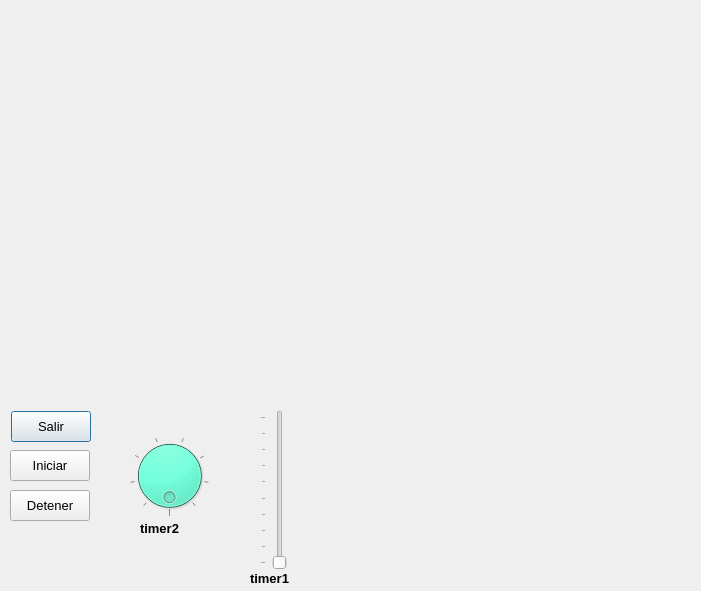
<?xml version="1.0" encoding="UTF-8"?>
<ui version="4.0">
 <class>Dialog</class>
 <widget class="QDialog" name="Dialog">
  <property name="geometry">
   <rect>
    <x>0</x>
    <y>0</y>
    <width>701</width>
    <height>591</height>
   </rect>
  </property>
  <property name="windowTitle">
   <string>app Animación</string>
  </property>
  <widget class="QWidget" name="widget" native="true">
   <property name="geometry">
    <rect>
     <x>0</x>
     <y>0</y>
     <width>700</width>
     <height>394</height>
    </rect>
   </property>
   <property name="styleSheet">
    <string notr="true">background-image: url(:/imgs/fondoAni.jpg);</string>
   </property>
   <widget class="QLabel" name="label">
    <property name="geometry">
     <rect>
      <x>330</x>
      <y>250</y>
      <width>75</width>
      <height>81</height>
     </rect>
    </property>
    <property name="styleSheet">
     <string notr="true">background-image: url(:/imgs/GokuyGohanReves.png);</string>
    </property>
    <property name="text">
     <string/>
    </property>
   </widget>
  </widget>
  <widget class="QDial" name="dial">
   <property name="geometry">
    <rect>
     <x>129</x>
     <y>420</y>
     <width>81</width>
     <height>111</height>
    </rect>
   </property>
   <property name="styleSheet">
    <string notr="true">color: rgb(142, 229, 255);
background-color: rgb(0, 255, 191);</string>
   </property>
   <property name="minimum">
    <number>10</number>
   </property>
   <property name="wrapping">
    <bool>true</bool>
   </property>
   <property name="notchTarget">
    <double>10.699999999999999</double>
   </property>
   <property name="notchesVisible">
    <bool>true</bool>
   </property>
  </widget>
  <widget class="QSlider" name="verticalSlider">
   <property name="geometry">
    <rect>
     <x>260</x>
     <y>410</y>
     <width>31</width>
     <height>160</height>
    </rect>
   </property>
   <property name="minimum">
    <number>10</number>
   </property>
   <property name="maximum">
    <number>100</number>
   </property>
   <property name="singleStep">
    <number>5</number>
   </property>
   <property name="orientation">
    <enum>Qt::Vertical</enum>
   </property>
   <property name="tickPosition">
    <enum>QSlider::TicksAbove</enum>
   </property>
   <property name="tickInterval">
    <number>10</number>
   </property>
  </widget>
  <widget class="QLabel" name="label_2">
   <property name="geometry">
    <rect>
     <x>140</x>
     <y>520</y>
     <width>71</width>
     <height>16</height>
    </rect>
   </property>
   <property name="font">
    <font>
     <pointsize>10</pointsize>
     <weight>75</weight>
     <bold>true</bold>
    </font>
   </property>
   <property name="text">
    <string>timer2</string>
   </property>
  </widget>
  <widget class="QLabel" name="label_3">
   <property name="geometry">
    <rect>
     <x>250</x>
     <y>570</y>
     <width>71</width>
     <height>16</height>
    </rect>
   </property>
   <property name="font">
    <font>
     <pointsize>10</pointsize>
     <weight>75</weight>
     <bold>true</bold>
    </font>
   </property>
   <property name="text">
    <string>timer1</string>
   </property>
  </widget>
  <widget class="QPushButton" name="cButtonCerrar">
   <property name="geometry">
    <rect>
     <x>11</x>
     <y>411</y>
     <width>80</width>
     <height>31</height>
    </rect>
   </property>
   <property name="font">
    <font>
     <pointsize>10</pointsize>
    </font>
   </property>
   <property name="text">
    <string>Salir</string>
   </property>
  </widget>
  <widget class="QPushButton" name="cButtonIniciar">
   <property name="geometry">
    <rect>
     <x>10</x>
     <y>450</y>
     <width>80</width>
     <height>31</height>
    </rect>
   </property>
   <property name="font">
    <font>
     <pointsize>10</pointsize>
    </font>
   </property>
   <property name="text">
    <string>Iniciar</string>
   </property>
  </widget>
  <widget class="QPushButton" name="cButtonDetener">
   <property name="geometry">
    <rect>
     <x>10</x>
     <y>490</y>
     <width>80</width>
     <height>31</height>
    </rect>
   </property>
   <property name="font">
    <font>
     <pointsize>10</pointsize>
    </font>
   </property>
   <property name="text">
    <string>Detener</string>
   </property>
  </widget>
 </widget>
 <resources/>
 <connections/>
</ui>
